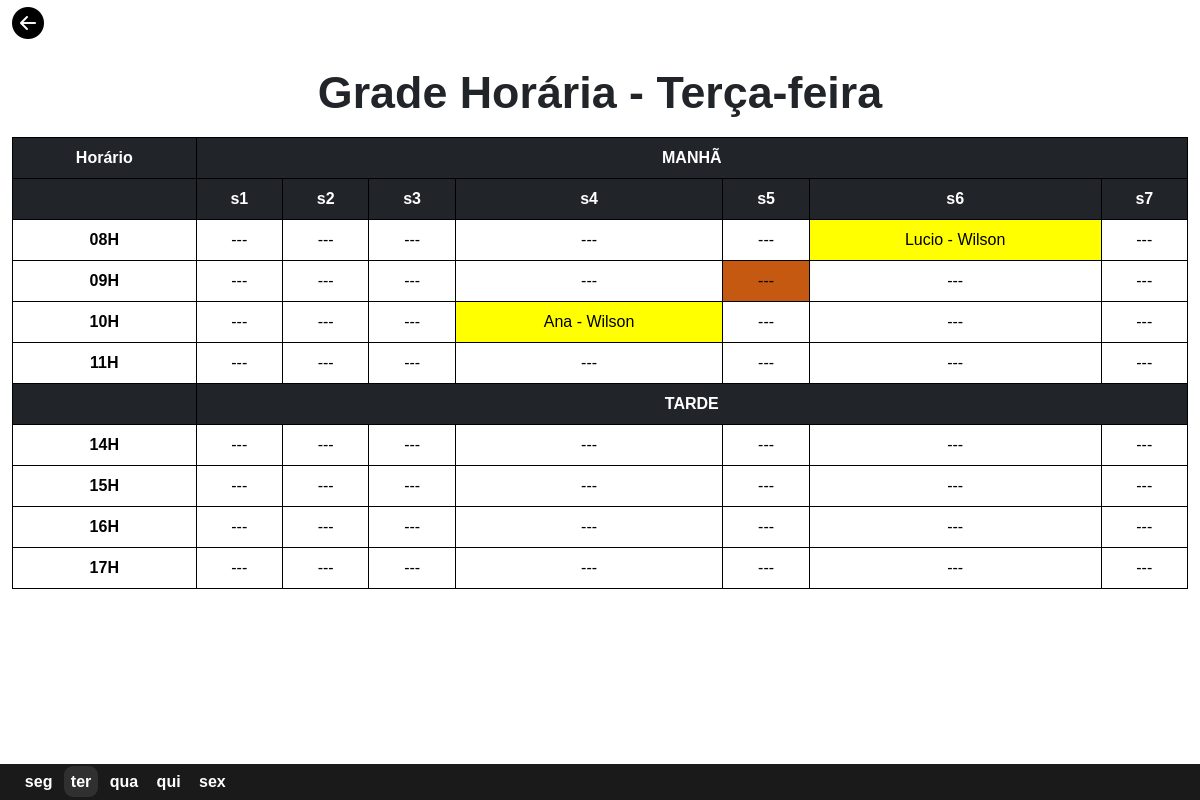
The page /monitor/reserva_sala/reservar-sala-terca.php on the database as committed earlier.
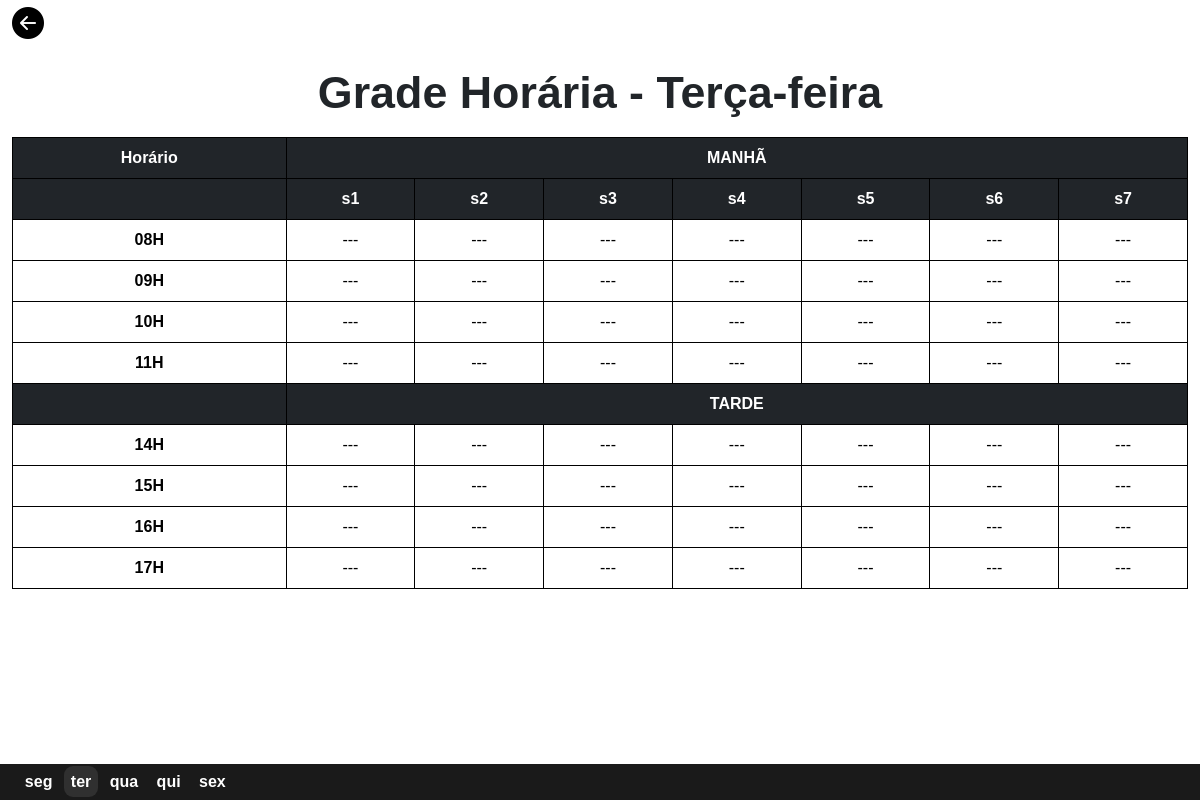
The same page on the database as committed later.
### tables this page shows
CREATE TABLE `tbl_sala_reservada` (
  `id` int(10) UNSIGNED NOT NULL,
  `id_turno` int(11) UNSIGNED NOT NULL,
  `id_horario` int(11) UNSIGNED NOT NULL,
  `id_semana` int(11) UNSIGNED NOT NULL,
  `id_status` int(11) UNSIGNED NOT NULL,
  `id_terapeuta` int(11) DEFAULT NULL,
  `id_paciente` int(11) UNSIGNED DEFAULT NULL,
  `sala_cod` varchar(20) NOT NULL,
  `sala` varchar(100) NOT NULL
);

### monitor/reserva_sala/reservar-sala-terca.php (the view, shortened to what this page needs)
<?php
include('../../db/conexao.php');
?>
<!DOCTYPE html>
<html lang="en">
<head>
    <link href="https://cdn.jsdelivr.net/npm/bootstrap@5.3.3/dist/css/bootstrap.min.css" rel="stylesheet">
    <link rel="stylesheet" href="https://cdn.jsdelivr.net/npm/bootstrap-icons@1.10.5/font/bootstrap-icons.css">
</head>
<body>
    <div class="container-fluid divForm">
        <div class="divVoltar">
            <a href="../index.php"><i class="bi bi-arrow-left-circle-fill" id="iconeVoltar"></i></a>
        </div>
        <h2>Grade Horária - Terça-feira</h2>
        <table class="table">
            <form action="" method="post">
                <thead class="table-dark">
                    <tr>
                        <th>Horário</th>
                        <th colspan="7">MANHÃ</th>
                    </tr>
                    <tr>
                        <th></th>
                        <th>s1</th>
                        <th>s2</th>
                        <th>s3</th>
                        <th>s4</th>
                        <th>s5</th>
                        <th>s6</th>
                        <th>s7</th>
                    </tr>
                </thead>
                <tbody>
                    <?php
                        $sql_horario = "SELECT id, horario from tbl_horario_sala ORDER BY id";
                        $result_horario = mysqli_query($mysqli, $sql_horario);
                        while($row_horario = mysqli_fetch_assoc($result_horario)) {
                            $horario_da_sala = $row_horario['horario'];
                    ?>
                    <tr>
                        <?php
                            if($horario_da_sala == '14H') {
                                echo "
                                </tbody>
                                    <thead class='table-dark'>
                                        <tr>
                                            <th></th>
                                            <th class='tarde' colspan='8'>TARDE</th>
                                        </tr>
                                    </thead>
                                <tbody>
                                ";
                            }
                        ?>
                        <th><?php echo $row_horario['horario'] ?></th>
                            <?php
                                $sql_sala_reserva = "SELECT s.id, s.sala, s.sala_cod, st.status
                                                    FROM tbl_sala_reservada s
                                                    INNER JOIN tbl_horario_sala h ON s.id_horario = h.id
                                                    INNER JOIN tbl_status_sala st ON s.id_status = st.id
                                                    WHERE h.horario = '$horario_da_sala' && s.id_semana = 2
                                                    ORDER BY s.id;
                                                    ";
                                $result_reserva = mysqli_query($mysqli, $sql_sala_reserva);
                                while($row = mysqli_fetch_assoc($result_reserva)) {
                            ?>
                            <td
                            name="<?php echo $row['sala_cod'] ?>"
                                    id="<?php echo $row['sala_cod'] ?>"
                                    class="<?php echo $row['status'] ?>"
                            >
                            <?php echo $row['sala'] ?>
                            </td>
                            <?php
                              }
                            ?>
                            <tr>
                            <?php
                                }
                            ?>
                    </tr>
                </tbody>
            </form>
        </table>
    </div>
    <footer class="container-fluid">
        <nav>
            <a href="reservar-sala-segunda.php">seg</a>
            <a href="reservar-sala-terca.php" id="selected">ter</a>
            <a href="reservar-sala-quarta.php">qua</a>
            <a href="reservar-sala-quinta.php">qui</a>
            <a href="reservar-sala-sexta.php">sex</a>
        </nav>
    </footer>
</body>
</html>

Rows that differ between the two databases and show on the page:
changed tbl_sala_reservada (number 6 of 56 on the later page): id_status 1 → 2 (drawn); sala "Lucio - Wilson" → "---"
changed tbl_sala_reservada (number 12 of 56 on the later page): id_status 3 → 2 (drawn)
changed tbl_sala_reservada (number 18 of 56 on the later page): id_status 1 → 2 (drawn); sala "Ana - Wilson" → "---"
